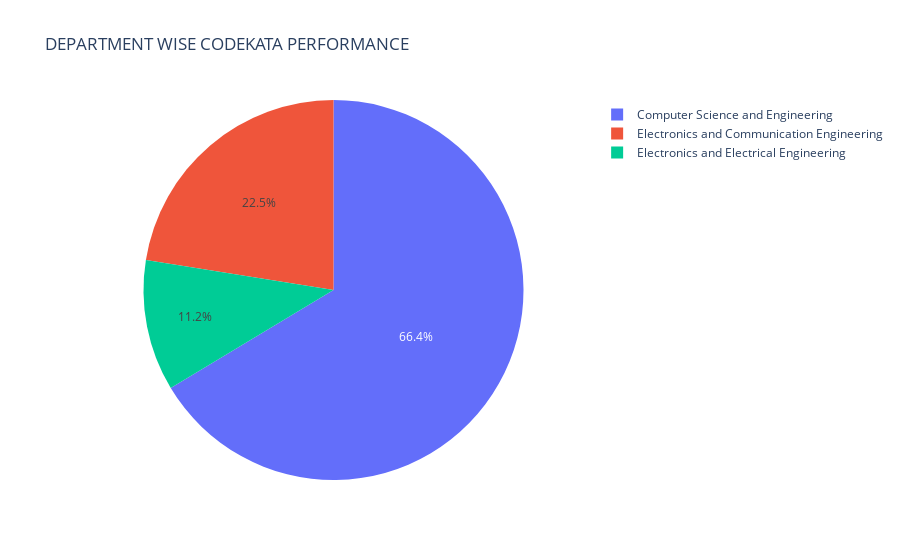

The cell this chart's notebook holds for it:
### Code cell
fig = px.pie(df,values ="CodeKata Score",names="Department",title='DEPARTMENT WISE CODEKATA PERFORMANCE')
fig.show()

### Figure 1 — Plotly figure (JSON) as saved in the notebook; plotly's stock layout.template omitted (floating-point values rounded to 4 significant figures)
{"data": [{"domain": {"x": [0, 1], "y": [0, 1]}, "hovertemplate": "Department=%{label}<br>CodeKata Score=%{value}<extra></extra>", "labels": ["Computer Science and Engineering", "Computer Science and Engineering", "Computer Science and Engineering", "Computer Science and Engineering", "Computer Science and Engineering", "Computer Science and Engineering", "Electronics and Communication Engineering", "Computer Science and Engineering", "Electronics and Communication Engineering", "Computer Science and Engineering", "Electronics and Communication Engineering", "Computer Science and Engineering", "Computer Science and Engineering", "Computer Science and Engineering", "Electronics and Communication Engineering", "Computer Science and Engineering", "Computer Science and Engineering", "Electronics and Communication Engineering", "Electronics and Communication Engineering", "Computer Science and Engineering", "Computer Science and Engineering", "Electronics and Communication Engineering", "Computer Science and Engineering", "Computer Science and Engineering", "Computer Science and Engineering", "Electronics and Communication Engineering", "Computer Science and Engineering", "Electronics and Communication Engineering", "Computer Science and Engineering", "Computer Science and Engineering", "Computer Science and Engineering", "Computer Science and Engineering", "Electronics and Communication Engineering", "Computer Science and Engineering", "Computer Science and Engineering", "Electronics and Communication Engineering", "Computer Science and Engineering", "Computer Science and Engineering", "Computer Science and Engineering", "Electronics and Communication Engineering", "Computer Science and Engineering", "Computer Science and Engineering", "Electronics and Communication Engineering", "Electronics and Communication Engineering", "Computer Science and Engineering", "Computer Science and Engineering", "Electronics and Communication Engineering", "Electronics and Communication Engineering", "Computer Science and Engineering", "Electronics and Communication Engineering", "Electronics and Communication Engineering", "Electronics and Communication Engineering", "Electronics and Communication Engineering", "Electronics and Communication Engineering", "Electronics and Communication Engineering", "Electronics and Communication Engineering", "Computer Science and Engineering", "Electronics and Communication Engineering", "Electronics and Communication Engineering", "Computer Science and Engineering", "Electronics and Communication Engineering", "Computer Science and Engineering", "Computer Science and Engineering", "Electronics and Communication Engineering", "Electronics and Electrical Engineering", "Computer Science and Engineering", "Computer Science and Engineering", "Electronics and Communication Engineering", "Electronics and Communication Engineering", "Computer Science and Engineering", "Electronics and Communication Engineering", "Electronics and Electrical Engineering", "Electronics and Electrical Engineering", "Electronics and Communication Engineering", "Electronics and Electrical Engineering", "Electronics and Electrical Engineering", "Computer Science and Engineering", "Electronics and Electrical Engineering", "Electronics and Electrical Engineering", "Electronics and Electrical Engineering", "Electronics and Electrical Engineering", "Electronics and Electrical Engineering", "Electronics and Electrical Engineering", "Electronics and Electrical Engineering", "Electronics and Electrical Engineering", "Computer Science and Engineering", "Computer Science and Engineering", "Electronics and Communication Engineering", "Electronics and Electrical Engineering", "Computer Science and Engineering", "Computer Science and Engineering", "Electronics and Communication Engineering", "Electronics and Electrical Engineering", "Electronics and Electrical Engineering", "Computer Science and Engineering", "Computer Science and Engineering", "Electronics and Electrical Engineering", "Computer Science and Engineering", "Electronics and Communication Engineering", "Computer Science and Engineering", "Electronics and Communication Engineering", "Computer Science and Engineering", "Computer Science and Engineering", "Computer Science and Engineering", "Computer Science and Engineering", "Computer Science and Engineering", "Computer Science and Engineering", "Computer Science and Engineering", "Electronics and Communication Engineering", "Computer Science and Engineering", "Computer Science and Engineering", "Computer Science and Engineering", "Computer Science and Engineering", "Electronics and Communication Engineering", "Computer Science and Engineering", "Electronics and Communication Engineering", "Electronics and Communication Engineering", "Computer Science and Engineering", "Computer Science and Engineering"], "legendgroup": "", "name": "", "showlegend": true, "type": "pie", "values": [24500, 21740, 19680, 10610, 8980, 8200, 7880, 7020, 5860, 5500, 5400, 5380, 5280, 5120, 4800, 4600, 4510, 4370, 4320, 4090, 3915, 3665, 3460, 3280, 3200, 3200, 3110, 3000, 2570, 2410, 2360, 2260, 2240, 2160, 1910, 1910, 1900, 1880, 1880, 1740, 1680, 1580, 1580, 1440, 1350, 1320, 1240, 1130, 1100, 1020, 980, 950, 850, 800, 770, 760, 720, 690, 580, 490, 410, 380, 300, 270, 260, 200, 180, 170, 160, 120, 120, 120, 120, 100, 100, 60, 40, 40, 40, 0, 0, 0, 0, 0, 19400, 14490, 10790, 10040, 9150, 8970, 8950, 8650, 8320, 8160, 8090, 8050, 8030, 7940, 7730, 7640, 7630, 7550, 6800, 6640, 6290, 6090, 5740, 5200, 5050, 4820, 4440, 4170, 4020, 3220, 2380, 1890, 1720, 0, 0]}], "layout": {"legend": {"tracegroupgap": 0}, "title": {"text": "DEPARTMENT WISE CODEKATA PERFORMANCE"}}}
